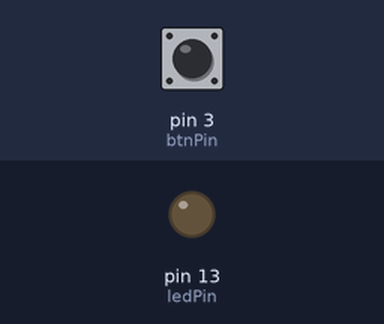
This sketch was run on a simulated Arduino Uno, built with avr-gcc and run on an emulated ATmega328P. On the bench: output pins drawn as LEDs (lit = HIGH). The test bench sets the inputs (shaded band); at power-on: pin 3 (btnPin) HIGH.

Above: at 1.2 s.
1.3 s: pin 3 (btnPin) pulled LOW for 0.15 s
At 1.37 s:
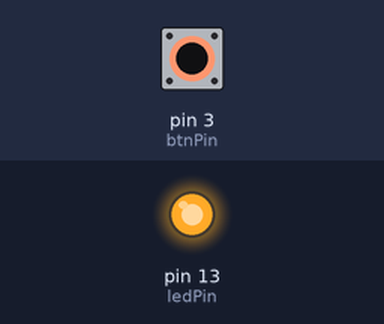
2.9 s: pin 3 (btnPin) pulled LOW for 3.2 s
At 7.3 s:
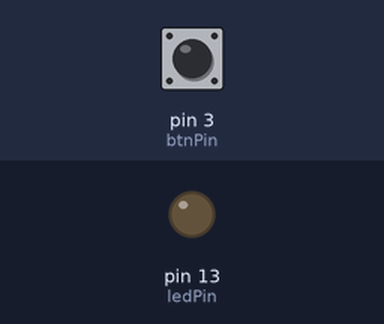
Timing chart, 0 to 8.8 s (numbered marks = the images above; inputs shaded):
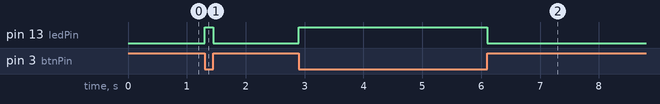

Measured:
- after the input at 1.3 s, pin 13 (ledPin): LOW → HIGH at once, → LOW 0.15 s later
- after the input at 2.9 s, pin 13 (ledPin): LOW → HIGH at once, → LOW 3.2 s later

The sketch:

TU_arduino_ExtIn.ino
```cpp
const int btnPin = 3;
const int ledPin = 13;

int btnState = HIGH;

void setup() {
  pinMode(ledPin, OUTPUT);
  pinMode(btnPin, INPUT_PULLUP);
  attachInterrupt(digitalPinToInterrupt(btnPin), blink, CHANGE);

}

void loop() {

}

void blink(){
  btnState = digitalRead(btnPin);

  if (btnState == HIGH)
    digitalWrite(ledPin, LOW);
  else
    digitalWrite(ledPin, HIGH);
}
```
